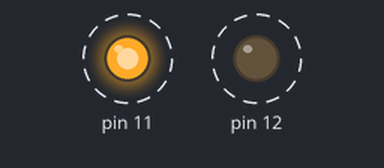
This sketch was run on a simulated Arduino Uno, built with avr-gcc and run on an emulated ATmega328P. Shown: output pins drawn as LEDs (lit = HIGH). Dashed ring = blinking.

Above: at 0.5 s.
Timing chart, 0 to 4.6 s (numbered marks = the images above):
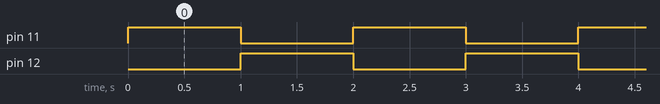

The sketch:

Story_1.ino
```cpp
// C++ code
//
void setup()
{
  pinMode(11, OUTPUT);
  pinMode(12, OUTPUT);
}

void loop()
{
  digitalWrite(11, HIGH);
  digitalWrite(12, LOW);
  delay(1000); // Wait for 1000 millisecond(s)
  digitalWrite(11, LOW);
  digitalWrite(12, HIGH);
  delay(1000); // Wait for 1000 millisecond(s)
}
```

Measured:
- by itself, pin 11, pin 12: alternates HIGH for 1.0 s and LOW for 1.0 s
